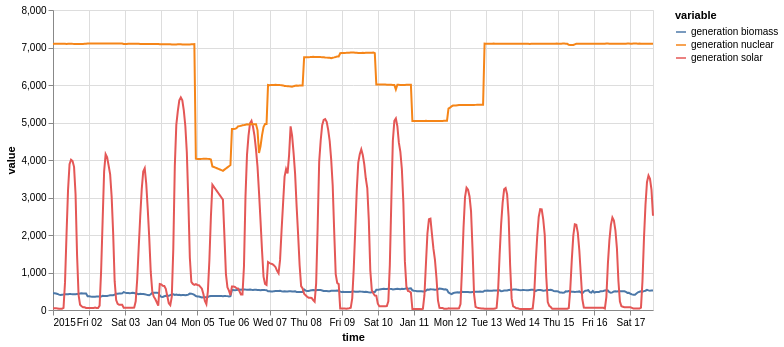

Source (notebook cell):
### Markdown cell above
with multivariate TimeSeries

### Code cell
on.Plot(ts_multi.head(400))\
    .add(on.marks.line)\
    .properties(width=600)\
    .show()

### Figure 1 — Vega specification as saved in the notebook (floating-point values rounded to 4 significant figures; data arrays with more than 128 entries replaced by an {"elided": "..."} marker saying what was removed)
{"$schema": "https://vega.github.io/schema/vega/v5.json", "data": [{"name": "source_0", "values": {"elided": "1200 records"}, "transform": [{"type": "formula", "expr": "toDate(datum['time'])", "as": "time"}]}, {"name": "source_0_y_domain_value", "values": [{"min": 23.0, "max": 7108.0}]}, {"name": "source_0_color_domain_variable", "values": [{"variable": "generation biomass"}, {"variable": "generation solar"}, {"variable": "generation nuclear"}]}], "marks": [{"type": "group", "name": "layer_0_pathgroup", "from": {"facet": {"data": "source_0", "name": "faceted_path_layer_0_main", "groupby": ["variable"]}}, "encode": {"update": {"width": {"field": {"signal": null, "datum": null, "group": "width", "parent": null}}, "height": {"field": {"signal": null, "datum": null, "group": "height", "parent": null}}}}, "marks": [{"type": "line", "name": "layer_0_marks", "from": {"data": "faceted_path_layer_0_main"}, "sort": {"field": "x"}, "encode": {"update": {"stroke": {"field": "variable", "scale": "color"}, "x": {"field": "time", "scale": "x"}, "y": {"field": "value", "scale": "y"}, "defined": {"signal": "isValid(datum[\"time\"]) && isFinite(+datum[\"time\"]) && isValid(datum[\"value\"]) && isFinite(+datum[\"value\"])"}}}, "style": ["line"]}]}], "scales": [{"name": "x", "type": "time", "domain": {"data": "source_0", "field": "time"}, "range": [0, {"signal": "width"}]}, {"name": "y", "type": "linear", "domain": [{"signal": "(data(\"source_0_y_domain_value\")[0] || {}).min"}, {"signal": "(data(\"source_0_y_domain_value\")[0] || {}).max"}], "range": [{"signal": "height"}, 0], "zero": true, "nice": true}, {"name": "color", "type": "ordinal", "domain": {"data": "source_0_color_domain_variable", "field": "variable", "sort": true}, "range": "category"}], "axes": [{"scale": "x", "minExtent": 0, "aria": false, "tickCount": {"signal": "ceil(width/40)"}, "orient": "bottom", "grid": true, "ticks": false, "zindex": 0, "labels": false, "maxExtent": 0, "gridScale": "y", "domain": false}, {"scale": "y", "zindex": 0, "orient": "left", "gridScale": "x", "domain": false, "grid": true, "labels": false, "tickCount": {"signal": "ceil(height/40)"}, "aria": false, "minExtent": 0, "maxExtent": 0, "ticks": false}, {"scale": "x", "tickCount": {"signal": "ceil(width/40)"}, "grid": false, "orient": "bottom", "zindex": 0, "labelFlush": true, "title": "time", "labelOverlap": true}, {"scale": "y", "orient": "left", "title": "value", "zindex": 0, "labelOverlap": true, "tickCount": {"signal": "ceil(height/40)"}, "grid": false}], "legends": [{"stroke": "color", "symbolType": "stroke", "title": "variable"}], "style": "cell", "width": 600, "padding": 5, "height": 300, "background": "white"}
